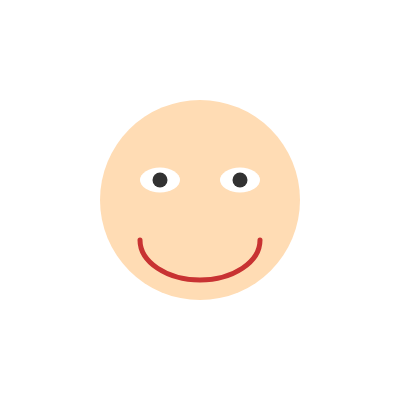
Frame 1 (no input)
Frame 60 (no input): identical to frame 1, image omitted
Frame 120 (the mouse pressed at the canvas centre since frame 60): identical to frame 1, image omitted

The p5.js sketch that drew this single still picture (run headless with seeded random() and noise() and a simulated clock; from frame 60 on, the mouse is pressed at the canvas centre):

// p5.js sketch
// ── sketch.js
function setup() {
  createCanvas(400, 400); // 正方形キャンバス
}

function draw() {
  background(255); // 背景を白で塗り直す

  fill(255, 220, 180); // 肌色
  noStroke(); // 輪郭線を消す
  ellipse(width / 2, height / 2, 200, 200); // 顔の輪郭

  fill(255); // 左目の白目
  ellipse(width / 2 - 40, height / 2 - 20, 40, 25);
  fill(50); // 左目の黒目
  ellipse(width / 2 - 40, height / 2 - 20, 15, 15);

  fill(255);
  ellipse(width / 2 + 40, height / 2 - 20, 40, 25); // 右目の白目
  fill(50);
  ellipse(width / 2 + 40, height / 2 - 20, 15, 15); // 右目の黒目

  stroke(200, 50, 50); // 口の輪郭色
  strokeWeight(5); // 線を太めに
  noFill(); // 塗りつぶさない
  arc(width / 2, height / 2 + 40, 120, 80, 0, PI); // 半円で笑顔を描く
}
